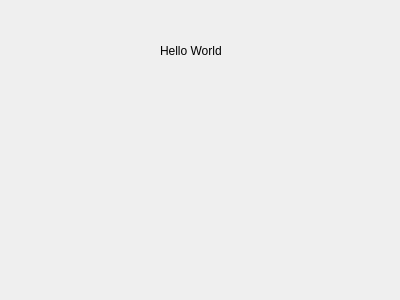
<?xml version="1.0" encoding="UTF-8"?>
<ui version="4.0">
 <class>SecDialog</class>
 <widget class="QDialog" name="SecDialog">
  <property name="geometry">
   <rect>
    <x>0</x>
    <y>0</y>
    <width>400</width>
    <height>300</height>
   </rect>
  </property>
  <property name="windowTitle">
   <string>Dialog</string>
  </property>
  <widget class="QLabel" name="label">
   <property name="geometry">
    <rect>
     <x>160</x>
     <y>30</y>
     <width>81</width>
     <height>41</height>
    </rect>
   </property>
   <property name="text">
    <string>Hello World</string>
   </property>
  </widget>
  <widget class="QLabel" name="labelPicHello">
   <property name="geometry">
    <rect>
     <x>70</x>
     <y>80</y>
     <width>281</width>
     <height>191</height>
    </rect>
   </property>
   <property name="text">
    <string/>
   </property>
  </widget>
 </widget>
 <resources/>
 <connections/>
</ui>
